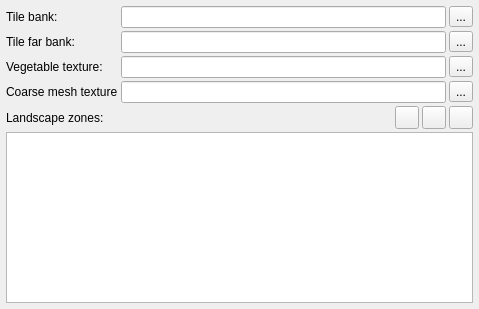
<?xml version="1.0" encoding="UTF-8"?>
<ui version="4.0">
 <class>VegetableSettingsPage</class>
 <widget class="QWidget" name="VegetableSettingsPage">
  <property name="geometry">
   <rect>
    <x>0</x>
    <y>0</y>
    <width>479</width>
    <height>309</height>
   </rect>
  </property>
  <property name="windowTitle">
   <string>Form</string>
  </property>
  <layout class="QGridLayout" name="gridLayout">
   <property name="margin">
    <number>6</number>
   </property>
   <property name="spacing">
    <number>3</number>
   </property>
   <item row="0" column="0">
    <widget class="QLabel" name="label">
     <property name="text">
      <string>Tile bank:</string>
     </property>
    </widget>
   </item>
   <item row="0" column="1" colspan="2">
    <widget class="QLineEdit" name="tileBankLineEdit">
     <property name="sizePolicy">
      <sizepolicy hsizetype="Preferred" vsizetype="Fixed">
       <horstretch>0</horstretch>
       <verstretch>0</verstretch>
      </sizepolicy>
     </property>
    </widget>
   </item>
   <item row="0" column="3">
    <widget class="QToolButton" name="tileBankToolButton">
     <property name="text">
      <string>...</string>
     </property>
    </widget>
   </item>
   <item row="1" column="0">
    <widget class="QLabel" name="label_2">
     <property name="text">
      <string>Tile far bank:</string>
     </property>
    </widget>
   </item>
   <item row="1" column="1" colspan="2">
    <widget class="QLineEdit" name="tileFarBankLineEdit">
     <property name="sizePolicy">
      <sizepolicy hsizetype="Preferred" vsizetype="Fixed">
       <horstretch>0</horstretch>
       <verstretch>0</verstretch>
      </sizepolicy>
     </property>
    </widget>
   </item>
   <item row="1" column="3">
    <widget class="QToolButton" name="tileFarBankToolButton">
     <property name="text">
      <string>...</string>
     </property>
    </widget>
   </item>
   <item row="2" column="0">
    <widget class="QLabel" name="label_4">
     <property name="text">
      <string>Vegetable texture:</string>
     </property>
    </widget>
   </item>
   <item row="2" column="1" colspan="2">
    <widget class="QLineEdit" name="vegetTextureLineEdit">
     <property name="sizePolicy">
      <sizepolicy hsizetype="Preferred" vsizetype="Fixed">
       <horstretch>0</horstretch>
       <verstretch>0</verstretch>
      </sizepolicy>
     </property>
    </widget>
   </item>
   <item row="2" column="3">
    <widget class="QToolButton" name="vegetTexToolButton">
     <property name="text">
      <string>...</string>
     </property>
    </widget>
   </item>
   <item row="3" column="0">
    <widget class="QLabel" name="label_7">
     <property name="enabled">
      <bool>true</bool>
     </property>
     <property name="text">
      <string>Coarse mesh texture</string>
     </property>
    </widget>
   </item>
   <item row="3" column="1" colspan="2">
    <widget class="QLineEdit" name="coarseLineEdit">
     <property name="enabled">
      <bool>true</bool>
     </property>
    </widget>
   </item>
   <item row="3" column="3">
    <widget class="QToolButton" name="coarseToolButton">
     <property name="enabled">
      <bool>true</bool>
     </property>
     <property name="text">
      <string>...</string>
     </property>
    </widget>
   </item>
   <item row="4" column="0">
    <widget class="QLabel" name="label_3">
     <property name="text">
      <string>Landscape zones:</string>
     </property>
    </widget>
   </item>
   <item row="4" column="1">
    <spacer name="horizontalSpacer_4">
     <property name="orientation">
      <enum>Qt::Horizontal</enum>
     </property>
     <property name="sizeType">
      <enum>QSizePolicy::Expanding</enum>
     </property>
     <property name="sizeHint" stdset="0">
      <size>
       <width>303</width>
       <height>21</height>
      </size>
     </property>
    </spacer>
   </item>
   <item row="4" column="2" colspan="2">
    <layout class="QHBoxLayout" name="horizontalLayout_4">
     <property name="sizeConstraint">
      <enum>QLayout::SetMinimumSize</enum>
     </property>
     <item>
      <widget class="QToolButton" name="addZoneToolButton">
       <property name="sizePolicy">
        <sizepolicy hsizetype="Fixed" vsizetype="Fixed">
         <horstretch>0</horstretch>
         <verstretch>0</verstretch>
        </sizepolicy>
       </property>
       <property name="text">
        <string/>
       </property>
       <property name="icon">
        <iconset resource="object_viewer.qrc">
         <normaloff>:/icons/ic_nel_add_item.png</normaloff>:/icons/ic_nel_add_item.png</iconset>
       </property>
       <property name="iconSize">
        <size>
         <width>16</width>
         <height>16</height>
        </size>
       </property>
      </widget>
     </item>
     <item>
      <widget class="QToolButton" name="removeZoneToolButton">
       <property name="text">
        <string/>
       </property>
       <property name="icon">
        <iconset resource="object_viewer.qrc">
         <normaloff>:/icons/ic_nel_delete_item.png</normaloff>:/icons/ic_nel_delete_item.png</iconset>
       </property>
      </widget>
     </item>
     <item>
      <widget class="QToolButton" name="clearButton">
       <property name="text">
        <string/>
       </property>
       <property name="icon">
        <iconset resource="object_viewer.qrc">
         <normaloff>:/icons/ic_nel_reset_all.png</normaloff>:/icons/ic_nel_reset_all.png</iconset>
       </property>
      </widget>
     </item>
    </layout>
   </item>
   <item row="5" column="0" colspan="4">
    <widget class="QListWidget" name="zonesListWidget">
     <property name="sizePolicy">
      <sizepolicy hsizetype="Preferred" vsizetype="Expanding">
       <horstretch>0</horstretch>
       <verstretch>0</verstretch>
      </sizepolicy>
     </property>
    </widget>
   </item>
  </layout>
 </widget>
 <resources>
  <include location="../../object_viewer_qt.qrc"/>
  <include location="object_viewer.qrc"/>
 </resources>
 <connections/>
</ui>
